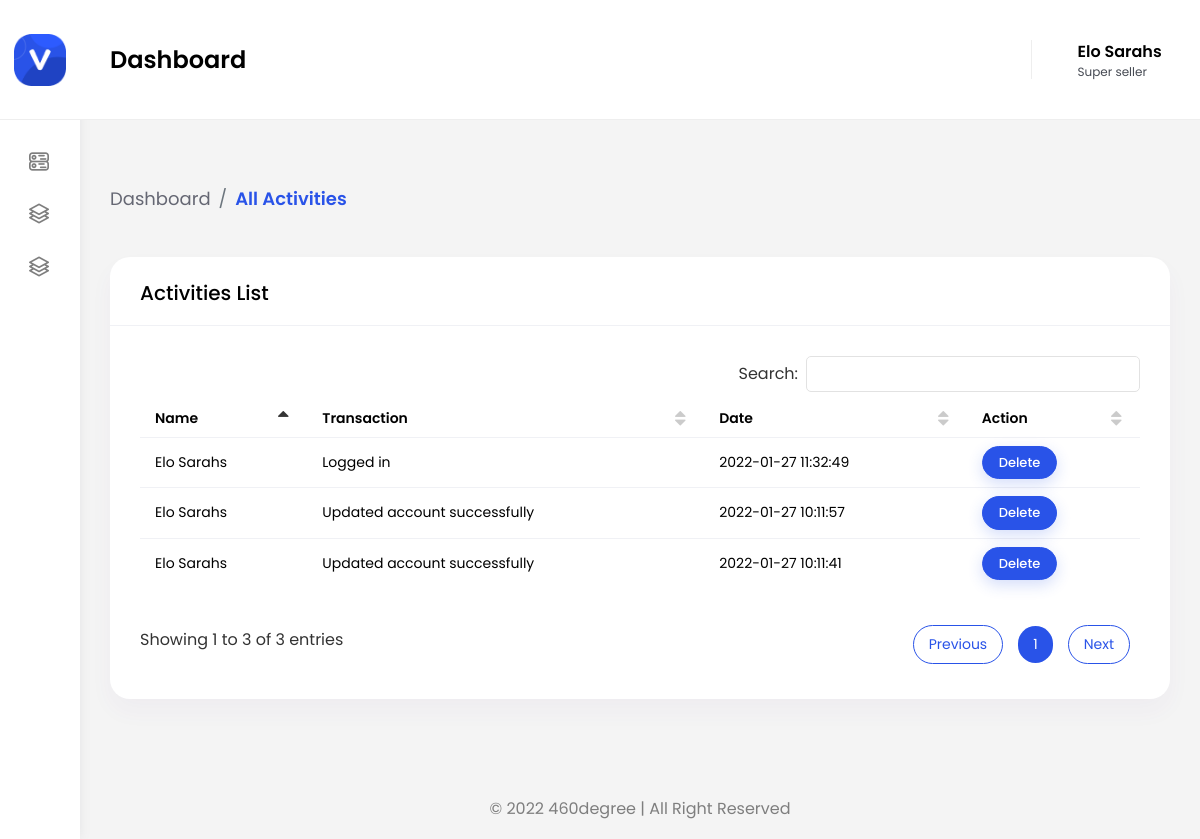
The app's page /LOCAL_FOLDER_NAME/users/transaction (signed in) with its own data.
### tables this page shows
CREATE TABLE `user_transaction` (
  `id` int(11) NOT NULL,
  `user_id` int(11) NOT NULL,
  `transaction` text NOT NULL,
  `created` timestamp NOT NULL DEFAULT CURRENT_TIMESTAMP
);

### server/controllers/web/users.php (called while the page is built, shortened)
<?php
class users extends ServerController
{
    public function transaction()
    {
        $authModel = $this->loadModel('authentication_model');
        $userData = $authModel->userAuthWithSlug($_SESSION['slug']);
        $id = $userData[0]->id;
        $data['usertransaction'] = $authModel->fetchUserTrans($id);
        $this->loadView('usertransaction', $data);
    }
}

### index.php (called while the page is built, shortened)
<?php
function base_url()
{
    if (APP_ENV === 'production') {
        return '//'.$_SERVER['HTTP_HOST'];
    } else {
        return '//'.$_SERVER['HTTP_HOST'].'/'.LOCAL_FOLDER_NAME;
    }
}
try {
    include_once __DIR__.'/server/ServerController.php';
    $RM = strtolower($_SERVER['REQUEST_METHOD']);
    $url_path = parse_url(APP_ENV === 'production' ? $_SERVER['REQUEST_URI'] : substr($_SERVER['REQUEST_URI'], strpos($_SERVER['REQUEST_URI'], LOCAL_FOLDER_NAME.'/') + strlen(LOCAL_FOLDER_NAME)), PHP_URL_PATH);
    $path = preg_replace('/^\/+|\/+$/', '', $url_path);
    $endpoint = explode('/', $path);
    $starter = strval(@$endpoint[0]);
    $additionalPath = '/';
    new ServerController($RM, $additionalPath, $endpoint, $starter === 'api' ? true : false);
} catch (Exception $e) {
    if (APP_DEBUG === true) {
        echo $e;
    }
}

### server/helpers/db.php (called while the page is built, shortened)
<?php
class db
{
    private static $host;
    private static $user;
    private static $pass;
    private static $db_name;
    public static $conn;
    private static $ex;
    public static function DbCreateConnection()
    {
        self::$host = DB_HOST;
        self::$user = DB_USER;
        self::$pass = DB_PASS;
        self::$db_name = DB_NAME;
        self::$conn = new mysqli(self::$host, self::$user, self::$pass, self::$db_name);
    }
    public static function DbQuery($statemet, $type = null)
    {
        if (self::$ex = self::$conn->query($statemet)) {
            while ($row = self::$ex->fetch_object()) {
                $arr[] = $row;
            }
            return $arr;
        } else {
            return ['error' => mysqli_error(self::$conn)];
        }
    }
}

### server/models/authentication_model.php (called while the page is built, shortened)
<?php
class authentication_model
{
    public function userAuthWithSlug($slug)
    {
        $dbQuery = "SELECT * FROM `User_tbl` WHERE `slug` = '$slug'";
        $DOQuery = db::DbQuery($dbQuery);
        return $DOQuery;
    }
    public function fetchUserTrans($id)
    {
        $dbQuery = "SELECT * FROM `user_transaction` WHERE `user_id`=$id ORDER BY `id` DESC";
        $DOQuery = db::DbQuery($dbQuery);
        return $DOQuery;
    }
}

### views/usertransaction.php (the view, shortened to what this page needs)
<?php
$useractivity = @$data['usertransaction'];
?>
        <div class="content-body">
            <div class="container-fluid goTopSmall">
                <div class="page-titles">
					<ol class="breadcrumb">
						<li class="breadcrumb-item"><a href="javascript:void(0)">Dashboard</a></li>
						<li class="breadcrumb-item active"><a href="javascript:void(0)">All Activities </a></li>
					</ol>
                </div>
                <div class="row">
                    <div class="col-12">
                        <div class="card">
                            <div class="card-header">
                                <h4 class="card-title">Activities List</h4>
                            </div>
                            <div class="card-body">
                                <div class="table-responsive">
                                    <table id="example" class="display min-w850">
                                        <thead>
                                            <tr>
                                                <th>Name</th>
                                                <th>Transaction</th>
                                                <th>Date</th>
                                                <th>Action</th>
                                            </tr>
                                        </thead>
                                        <tbody>
                                        <?php if (@$useractivity) {
    foreach ($useractivity as $key) {
        ?>
                                            <tr>
                                                <td><?php echo @$_SESSION['fullname']; ?></td>
                                                <td><?php echo @$key->transaction; ?></td>
                                                <td><?php echo @$key->created; ?> </td>
                                                <td>
													<div class="d-flex">
                                                        <a href="#" id="delete<?php echo @$key->id; ?>" data-id="<?php echo @$key->id; ?>"
                                                        data-name="<?php echo @$_SESSION['fullname']; ?>" class="btn btn-primary shadow btn-sm delete_click">Delete</a>
													</div>
												</td>
                                            </tr>
                                            <?php
    }
} ?>
                                        </tbody>
                                    </table>
                                </div>
                            </div>
                        </div>
                    </div>
				</div>
            </div>
        </div>

### server/ServerController.php (shortened to what this page needs)
<?php
class ServerController
{
    public function __construct($method, $additionalPath, $endpoint, $API)
    {
        if ($API) {
            return $this->APIRoute($method, $additionalPath, $endpoint);
        } else {
            return $this->WebRoute($method, $endpoint);
        }
    }
    private function WebRoute($method, $endpoint)
    {
        $className = strval(@$endpoint[0]);
        $methodName = @$endpoint[1];
        if (!$className || $className === '') {
            if (file_exists(__DIR__.'/controllers/web/home.php')) {
                require_once __DIR__.'/controllers/web/home.php';
                if (!class_exists('home')) {
                    if (APP_DEBUG === true) {
                        $this->renderView('404');
                    }
                } else {
                    $rClass = new home();
                    if (!method_exists($rClass, 'index')) {
                        if (APP_DEBUG === true) {
                            $this->renderView('404');
                        }
                        return;
                    }
                    $rClass->index();
                }
            } else {
                if (APP_DEBUG === true) {
                    $this->renderView('404');
                }
            }
        } else {
            if (file_exists(__DIR__.'/controllers/web/'.$className.'.php')) {
                $rClass = new $className();
                $rClass->requestMethod = $method;
             $rClass->requestPage = @$_GET['page'];
             if ($methodName && strlen($methodName) > 0 && method_exists($rClass, $methodName)) {
                 $rParams = count($endpoint) > 2 ? array_values(array_slice($endpoint, 2)) : [];
                 return $rClass->$methodName(...$rParams);
             } elseif (method_exists($rClass, 'index')) {
                 $methodName = 'index';
                 $rParams = count($endpoint) > 1 ? array_values(array_slice($endpoint, 1)) : [];
                 return $rClass->$methodName(...$rParams);
             }
            }
        }
    }
    public function loadView($path, $data = null)
    {
        require_once __DIR__.'/../views/layouts/header.php';
        require_once __DIR__.'/../views/'.$path.'.php';
        require_once __DIR__.'/../views/layouts/footer.php';
    }
}

### views/layouts/header.php (shortened to what this page needs)
<!DOCTYPE html>
<html lang="en">
<head>
	<link href="<?php echo base_url(); ?>/assets/vendor/datatables/css/jquery.dataTables.min.css" rel="stylesheet">
    <link href="<?php echo base_url(); ?>/assets/vendor/jqvmap/css/jqvmap.min.css" rel="stylesheet">
	<link rel="stylesheet" href="<?php echo base_url(); ?>/assets/vendor/chartist/css/chartist.min.css">
    <link href="<?php echo base_url(); ?>/assets/vendor/jqvmap/css/jqvmap.min.css" rel="stylesheet">
    <link href="<?php echo base_url(); ?>/assets/vendor/bootstrap-select/dist/css/bootstrap-select.min.css" rel="stylesheet">
    <link href="<?php echo base_url(); ?>/assets/css/style.css" rel="stylesheet">
	<link href="<?php echo base_url(); ?>/assets/vendor/owl-carousel/owl.carousel.css" rel="stylesheet">
</head>
<body>
    <div id="main-wrapper">
        <div class="nav-header">
            <a href="<?php echo base_url(); ?>" class="brand-logo">
                <img class="logo-abbr" src="<?php echo base_url(); ?>/assets/images/logo.png" alt="">
            </a>
        </div>
        <div class="header">
            <div class="header-content">
                <nav class="navbar navbar-expand">
                    <div class="collapse navbar-collapse justify-content-between">
                        <div class="header-left">
                            <div class="dashboard_bar">
								Dashboard
                            </div>
                        </div>
                        <ul class="navbar-nav header-right">
                            <li class="nav-item dropdown header-profile">
                                <a class="nav-link" href="javascript:void(0)" role="button" data-toggle="dropdown">
									<div class="header-info">
										<span class="text-black"><?php echo $_SESSION['fullname']; ?></span>
										<p class="fs-12 mb-0"><?php echo $_SESSION['role']; ?></p>
									</div>
                                </a>
                            </li>
                        </ul>
                    </div>
                </nav>
			</div>
		</div>
        <div class="dlabnav">
            <div class="dlabnav-scroll">
				<ul class="metismenu" id="menu">
					<li><a href="<?php echo base_url(); ?>" class="ai-icon" aria-expanded="false">
							<i class="flaticon-381-networking"></i>
						</a>
					</li>
					<li><a href="<?php echo base_url(); ?>/users/transaction" class="ai-icon" aria-expanded="false">
							<i class="flaticon-381-layer-1"></i>
						</a>
					</li>
					<?php if ($_SESSION['role'] === 'Super seller') { ?>
					<li><a href="<?php echo base_url(); ?>/users/reseller" class="ai-icon" aria-expanded="false">
							<i class="flaticon-381-layer-1"></i>
						</a>
					</li>
					<?php } ?>
					<li><a href="<?php echo base_url(); ?>/logout" class="ai-icon" aria-expanded="false">
							<i class="fa fa-power-off"></i>
						</a>
					</li>
                </ul>
			</div>
        </div>

### views/layouts/footer.php (shortened to what this page needs)
        <div class="footer">
            <div class="copyright">
                <p>&copy;
                    </p>
            </div>
        </div>
    </div>
</body>
</html>

### records on screen
user_transaction: transaction "Logged in", created "2022-01-27 11:32:49"
user_transaction: transaction "Updated account successfully", created "2022-01-27 10:11:57"
user_transaction: transaction "Updated account successfully", created "2022-01-27 10:11:41"

### other values on screen
$_SESSION['fullname'] "Elo Sarahs"
$_SESSION['role'] "Super seller"
